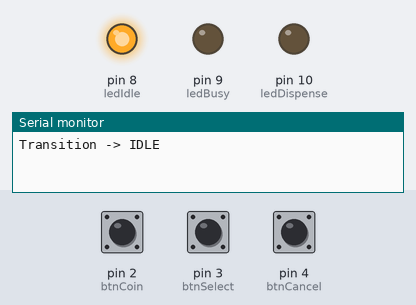
Bench run of a sketch on a simulated Arduino Uno, built with avr-gcc and run on an emulated ATmega328P. Shown: output pins drawn as LEDs (lit = HIGH), the last lines printed to the serial monitor. The test bench sets the inputs (shaded band); at power-on: pin 2 (btnCoin) HIGH, pin 3 (btnSelect) HIGH, pin 4 (btnCancel) HIGH.

Above: at 1.2 s.
1.3 s: pin 2 (btnCoin) pulled LOW for 0.15 s
At 2.1 s:
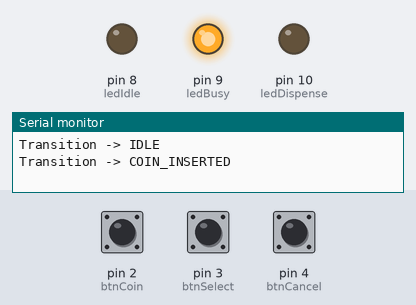
2.9 s: pin 3 (btnSelect) pulled LOW for 0.15 s
At 5.2 s:
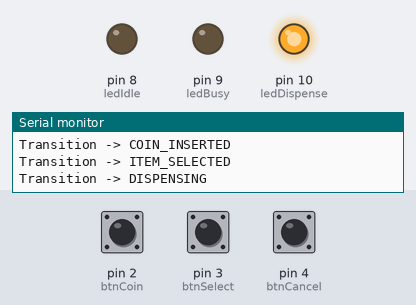
6.0 s: pin 2 (btnCoin) pulled LOW for 1 s
At 6.8 s:
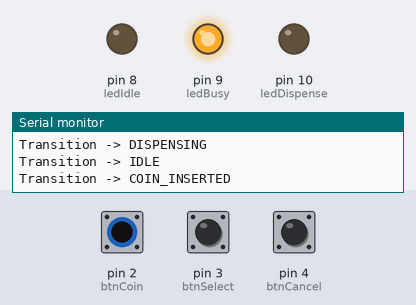
8.5 s: pin 3 (btnSelect) pulled LOW for 1 s
At 10.7 s:
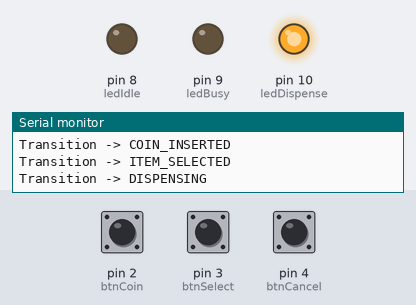
Timing chart, 0 to 13.0 s (numbered marks = the images above; inputs shaded):
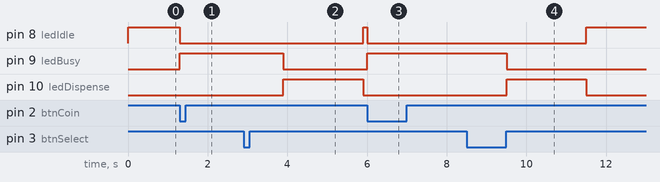

The sketch:

State_Machine_Implementation.ino
```cpp
const int btnCoin=2, btnSelect=3, btnCancel=4;
const int ledIdle=8, ledBusy=9, ledDispense=10;
enum State {IDLE, COIN_INSERTED, ITEM_SELECTED, DISPENSING};
State state = IDLE;
unsigned long stateTime = 0;
void changeState(State s);
void setLEDs() {
  digitalWrite(ledIdle, state == IDLE);
  digitalWrite(ledBusy, state == COIN_INSERTED || state == ITEM_SELECTED);
  digitalWrite(ledDispense, state == DISPENSING);
}

void changeState(State s) {
  state = s;
  stateTime = millis();
  setLEDs();
  const char* names[] = {"IDLE", "COIN_INSERTED", "ITEM_SELECTED", "DISPENSING"};
  Serial.print("Transition -> "); Serial.println(names[s]);
}

void setup() {
  pinMode(btnCoin, INPUT_PULLUP); pinMode(btnSelect, INPUT_PULLUP); pinMode(btnCancel, INPUT_PULLUP);
  pinMode(ledIdle, OUTPUT); pinMode(ledBusy, OUTPUT); pinMode(ledDispense, OUTPUT);
  Serial.begin(9600);
  changeState(IDLE);
}

void loop() {
  if (digitalRead(btnCancel) == LOW) { changeState(IDLE); delay(200); return; }

  switch (state) {
    case IDLE:
      if (digitalRead(btnCoin) == LOW) { changeState(COIN_INSERTED); delay(200); }
      break;
    case COIN_INSERTED:
      if (digitalRead(btnSelect) == LOW) { changeState(ITEM_SELECTED); delay(200); }
      break;
    case ITEM_SELECTED:
      if (millis() - stateTime > 1000) changeState(DISPENSING);
      break;
    case DISPENSING:
      if (millis() - stateTime > 2000) changeState(IDLE);
      break;
  }
}
```

Measured:
- after the input at 1.3 s, pin 8 (ledIdle): HIGH → LOW at once; pin 9 (ledBusy): LOW → HIGH at once
- after the input at 2.9 s, pin 8 (ledIdle): LOW → HIGH after 3.0 s; pin 9 (ledBusy): HIGH → LOW after 1.0 s; pin 10 (ledDispense): LOW → HIGH after 1.0 s, → LOW 2.0 s later
- after the input at 6.0 s, pin 8 (ledIdle): HIGH → LOW at once; pin 9 (ledBusy): LOW → HIGH at once
- after the input at 8.5 s, pin 8 (ledIdle): LOW → HIGH after 3.0 s; pin 9 (ledBusy): HIGH → LOW after 1.0 s; pin 10 (ledDispense): LOW → HIGH after 1.0 s, → LOW 2.0 s later
